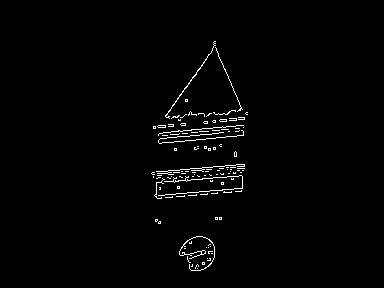
#> input picture My Datas/deneme.jpg, 384 x 288 px, found by its file name
$ python ders5.py
#> lines starting #> are read from the running program, lines starting #| are printed output that depends on the picture
import cv2
import numpy as np

img1 = cv2.imread("C:\Python\PycharmProjects\OpenCvDersleri\My Datas\deneme.jpg")
#> img1 is the input picture: shape (288, 384, 3); min 0, max 255, mean 3.7
img2 = np.zeros((250,500,3), np.uint8)
img2 = cv2.rectangle(img2,(200,0), (300,100) , (255,255,255), -1)

img1 = cv2.resize(img1 , (512,512))
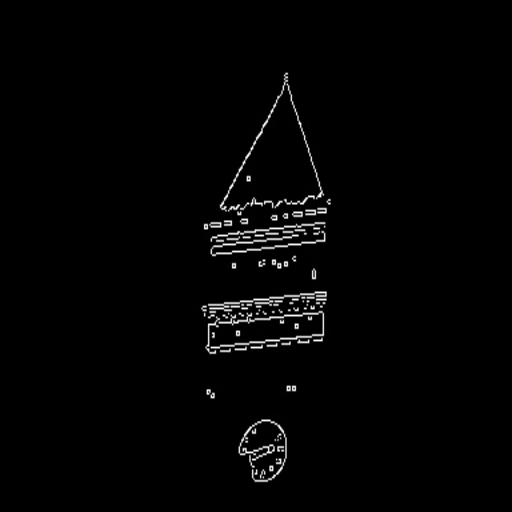
#> img1: shape (512, 512, 3); min 0, max 254, mean 3.7
img2 = cv2.resize(img2 , (512,512))


#bitNot1 = cv2.bitwise_not(img1) \
#bitnot2 = cv2.bitwise_not(img2) | --> NOT
#cv2.imshow('bitnot1',bitNot1)   |
#cv2.imshow('bitnot2',bitnot2)   /

#bitAnd = cv2.bitwise_and(img1,img2) \
#cv2.imshow('bitAnd', bitAnd)        /--> AND

#bitOr = cv2.bitwise_or(img1,img2) \
#cv2.imshow('bitOr' , bitOr)       /--> OR

#bitXor = cv2.bitwise_xor(img1, img2) \
#cv2.imshow('bitXor' , bitXor)        / --> XOR

cv2.imshow('img1',img1)
cv2.imshow('img2',img2)
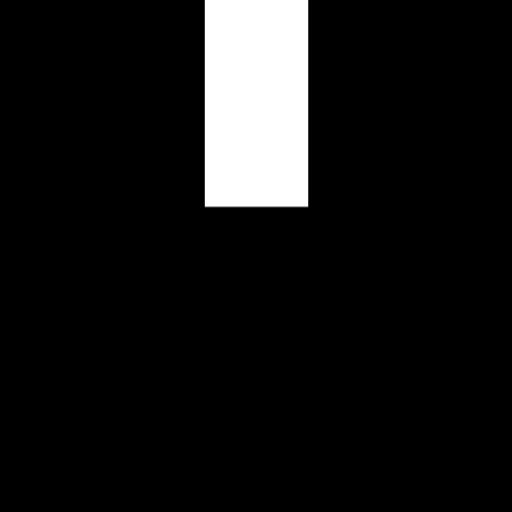
#> window 'img2': shape (512, 512, 3); min 0, max 255, mean 20.8


cv2.waitKey(1) & 0xFF == ord('q')

cv2.waitKey(0)
